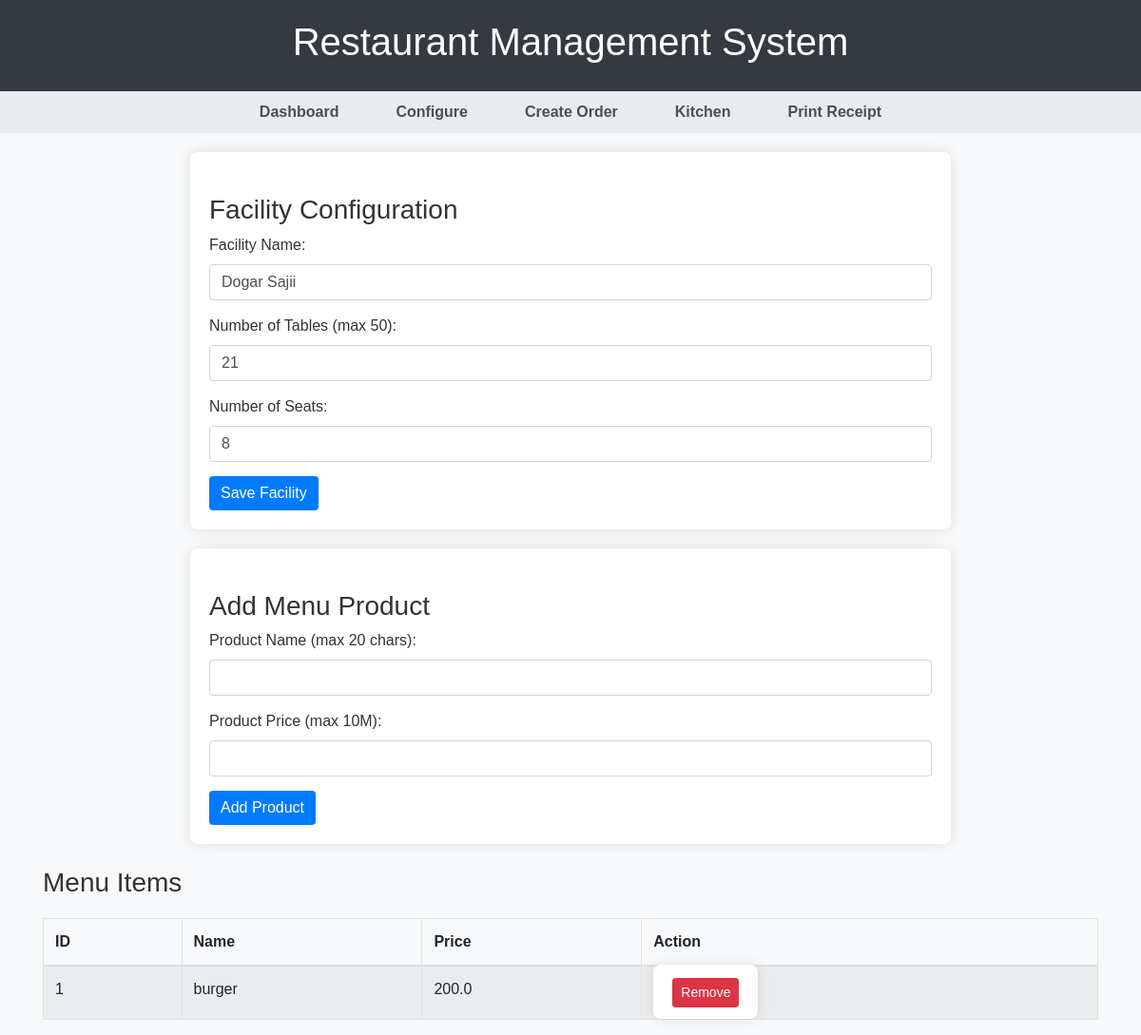
Before: /config with the older database file.
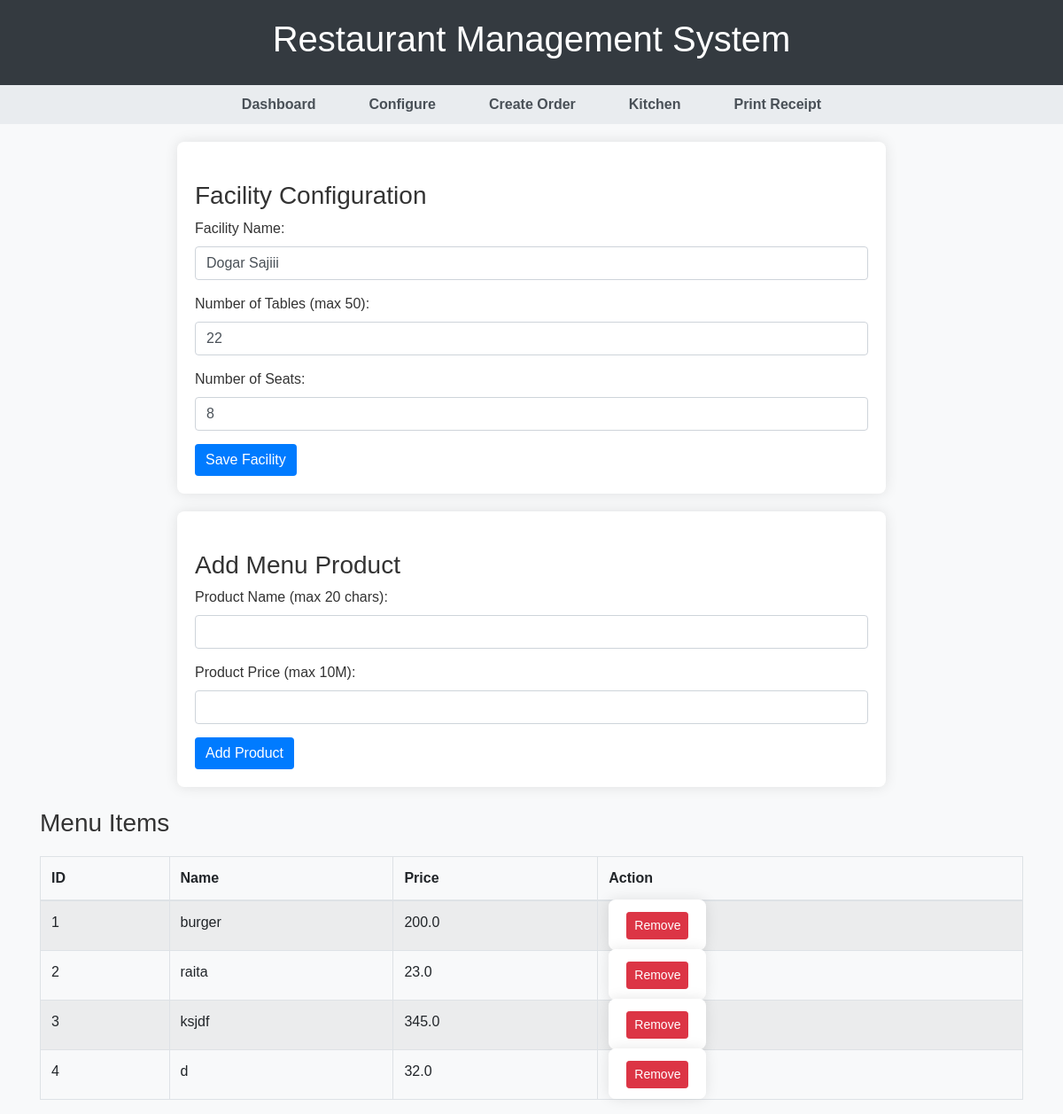
After: the same page with the newer database file.
### tables this page shows
CREATE TABLE fac_config(
        id integer PRIMARY KEY, -- Unique identifier for the configuration
        fac_name text NOT NULL, -- Restaurant name
        table_num integer NOT NULL, -- Number of tables in the restaurant
        seat_num integer NOT NULL -- Total number of seats
    );

CREATE TABLE menu_config(
        id integer PRIMARY KEY, -- Unique identifier for each menu item
        product_name text NOT NULL, -- Name of the menu item
        product_price real NOT NULL -- Price of the menu item
    );

### app.py (the view, shortened to what this page needs)
@app.route('/config', methods=['GET', 'POST'])
def config():
    fac_config = db.read_val("SELECT * FROM fac_config LIMIT 1")
    menu_items = db.read_val("SELECT * FROM menu_config")
    return render_template(
        'config.html',
        fac_config=fac_config[0] if fac_config else None,
        menu_items=menu_items
    )

### database.py (called while the page is built)
    def get_connection(self):
        return sqlite3.connect(self.db)

    def read_val(self, read_query, params=()):
        try:
            conn = self.get_connection()
            cursor = conn.cursor()
            cursor.execute(read_query, params)
            rows = cursor.fetchall()
            conn.close()
            return rows
        except Error as e:
            print("❌ Read error:", e)
            return []

### templates/config.html (shortened to what this page needs)
{% extends 'base.html' %}
{% block content %}
    <form method="POST">
        <h3 class="mt-4">Facility Configuration</h3>
        <div class="form-group">
            <label>Facility Name:</label>
            <input type="text" name="fac_name" class="form-control" value="{{ fac_config[1] if fac_config else '' }}">
        </div>
        <div class="form-group">
            <label>Number of Tables (max 50):</label>
            <input type="number" name="table_num" class="form-control" value="{{ fac_config[2] if fac_config else '' }}" max="50">
        </div>
        <div class="form-group">
            <label>Number of Seats:</label>
            <input type="number" name="seat_num" class="form-control" value="{{ fac_config[3] if fac_config else '' }}">
        </div>
        <button type="submit" class="btn btn-primary">Save Facility</button>
    </form>
    <form method="POST">
        <h3 class="mt-4">Add Menu Product</h3>
        <div class="form-group">
            <label>Product Name (max 20 chars):</label>
            <input type="text" name="product_name" class="form-control">
        </div>
        <div class="form-group">
            <label>Product Price (max 10M):</label>
            <input type="number" name="product_price" class="form-control" step="0.01">
        </div>
        <button type="submit" class="btn btn-primary">Add Product</button>
    </form>
    <h3 class="mt-4">Menu Items</h3>
    <table class="table table-striped table-bordered">
        <thead>
            <tr><th>ID</th><th>Name</th><th>Price</th><th>Action</th></tr>
        </thead>
        <tbody>
            {% for item in menu_items %}
                <tr>
                    <td>{{ item[0] }}</td>
                    <td>{{ item[1] }}</td>
                    <td>{{ item[2] | float | round(2) }}</td>
                    <td>
                        <form method="POST" style="display:inline;">
                            <button type="submit" class="btn btn-danger btn-sm">Remove</button>
                        </form>
                    </td>
                </tr>
            {% endfor %}
        </tbody>
    </table>
{% endblock %}

Changed rows visible on the page:
changed fac_config: fac_name "Dogar Sajii" → "Dogar Sajiii"; table_num "21" → "22"
added menu_config: id "2", product_name "raita", product_price "23.0"
added menu_config: id "3", product_name "ksjdf", product_price "345.0"
added menu_config: id "4", product_name "d", product_price "32.0"
